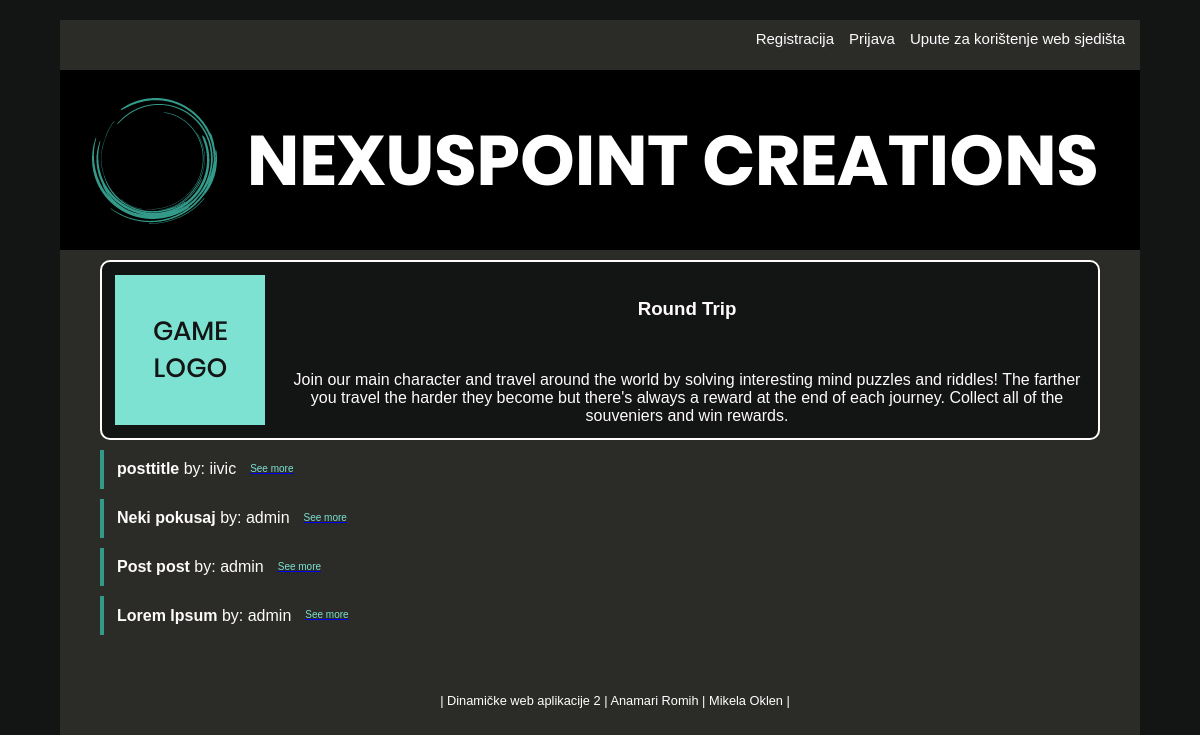
The page /?a=game&ID=6 on the database its author committed.
### tables this page shows
CREATE TABLE `game` (
  `gameID` int(11) NOT NULL,
  `gameName` varchar(30) NOT NULL,
  `releaseDate` timestamp NOT NULL DEFAULT current_timestamp(),
  `gameDescription` text NOT NULL
);

CREATE TABLE `post` (
  `postID` int(11) NOT NULL,
  `postTitle` varchar(30) NOT NULL,
  `postContent` text NOT NULL,
  `postType` enum('devlog','news') NOT NULL,
  `postDate` timestamp NOT NULL DEFAULT current_timestamp(),
  `postAuthorID` int(11) NOT NULL,
  `postGameID` int(11) NOT NULL
);

CREATE TABLE `user` (
  `userID` int(4) NOT NULL,
  `userRealName` varchar(30) NOT NULL,
  `userSurname` varchar(30) NOT NULL,
  `userEmail` varchar(50) NOT NULL,
  `birthDate` date NOT NULL,
  `userType` enum('admin','visitor') NOT NULL DEFAULT 'visitor',
  `userName` varchar(30) NOT NULL,
  `userPassword` varchar(100) NOT NULL,
  `userGender` enum('male','female','other') NOT NULL
);

### index.php (called while the page is built, shortened)
<?php
require_once('pomocne/database.php');
require_once('controller/postManager.php');
require_once('controller/gameManager.php');
require_once('model/game.php');
require_once('model/post.php');
$gm = new GameManager;
$pm = new PostManager;
if(!isset($_GET['a'])) { $a = ''; } else { $a = $_GET['a']; }
 switch ($a) {
      case 'game':
          $game = $gm->getCurrentGame();
          $posts = $pm->getPostsByGame($_GET['ID']);
          break;
 }
include_once 'views/index.php';

### pomocne/database.php (called while the page is built, shortened)
<?php
class database {
    public static function connect() {
        $c = new mysqli(self::host, self::user, self::pass, self::db);
        return $c;
    }
}
?>

### controller/gameManager.php (called while the page is built, shortened)
<?php
class GameManager {
	private $game;
	private $c;
	public function __construct(){
		$this->c = database::connect();
	}
	public function getCurrentGame(){
		$gameID = $_GET['ID'];
		$r = $this->c->query("SELECT gameName,releaseDate,gameDescription FROM game WHERE gameID = '$gameID' LIMIT 1");
		while($row = $r->fetch_assoc()){
            $g = new Game();
            $g->setGameName($row['gameName']);
		  $g->setReleaseDate($row['releaseDate']);
		  $g->setGameDescription($row['gameDescription']);
            $this->game = $g;
        }
		return $this->game;
    }
}
?>

### model/game.php (called while the page is built, shortened)
<?php
class Game {
    private $gameName;
    private $gameDescription;
    public function getGameName(){ return $this->gameName; }
    public function getGameDescription(){ return $this->gameDescription; }
    public function setGameName($gameName){ $this->gameName = $gameName; }
    public function setGameDescription($gameDescription){ $this->gameDescription = $gameDescription; }
}

### controller/postManager.php (called while the page is built, shortened)
<?php
class PostManager {
	private $c;
	public function __construct(){
		$this->c = database::connect();
	}
    public function getPostsByGame($gameID){
	   $this->posts = array();
        $r = $this->c->query("SELECT p.*,u.userName FROM post p
		   	LEFT JOIN user u ON (p.postAuthorID = u.userID)
	    		WHERE p.postGameID = '$gameID' ORDER BY p.postDate");
        while($row = $r->fetch_assoc()){
            $i = new Post();
            $i->setPostID($row['postID']);
            $i->setPostTitle($row['postTitle']);
		  $i->setPostAuthorName($row['userName']);
            $this->posts[] = $i;
        }
        return $this->posts;
    }
}
?>

### model/post.php (called while the page is built, shortened)
<?php
class Post {
    private $postID;
    private $postTitle;
    private $postAuthorName;
    public function getPostID(){ return $this->postID; }
    public function getPostTitle(){ return $this->postTitle; }
    public function getPostAuthorName(){ return $this->postAuthorName; }
    public function setPostID($postID){ $this->postID = $postID; }
    public function setPostTitle($postTitle){ $this->postTitle = $postTitle; }
    public function setPostAuthorName($postAuthorName){ $this->postAuthorName = $postAuthorName; }
}

### views/game.php (the view)
<?php
     echo '<table class="gameTable">
     <tr>
       <th rowspan ="6" width="150px"><img  src="/nexuspoint/images/gameLogo.png"/>
       <td colspan = "2"><h3>' . $game->getGameName() . '</h3></td>
     </tr>
     <tr>
       <td>'.$game->getGameDescription().'</td>
     </tr>
     </table>';
if(!empty($posts) ){
foreach($posts as $ps) {
    echo '<div id="post">
    <table>
    <tr>
    <td><b>'.$ps->getPostTitle().'</b> by: '.$ps->getPostAuthorName().'</td>
    <td><a href="?a=post&ID='. $ps->getPostID().'"><p>See more</p></a></td>
    </tr>
    </table>
    </div>';
 }
}
else{echo "<br>Ova igra nema postova";}
 ?>

### css/stylesheet.css (style rules this page uses)
body { font-family: sans-serif; background-color: #131515; }
body p { font-size: 0.8em; line-height: 1.28; color: white; }
.gameTable { width: 1000px; height: 180px; margin: 10px 10px 10px 10px; border: 2px solid #fffafb; border-radius: 10px; display: block; background-color: #131515; }
.gameTable tr td { text-align: center; padding: 10px 10px 10px 10px; }
.gameTable img { padding: 10px 10px 10px 10px; }
#post { width: 1000px; height: auto; margin: 10px 10px 10px 10px; padding-left:10px; border-left: 4px solid #339989; }
#post p { font-size: 10px; color: #7de2d1; padding-left: 10px; }

### rows shown on the page
game: gameName "Round Trip", gameDescription "Join our main character and travel around the world by solving interesting mind puzzles and riddles! The farther you travel the harder they become but there's always a reward at the end of each journey. Collect all of the souveniers and win rewards."
post: postTitle "posttitle", postAuthorID.userName "iivic"
post: postTitle "Neki pokusaj", postAuthorID.userName "admin"
post: postTitle "Post post", postAuthorID.userName "admin"
post: postTitle "Lorem Ipsum", postAuthorID.userName "admin"
